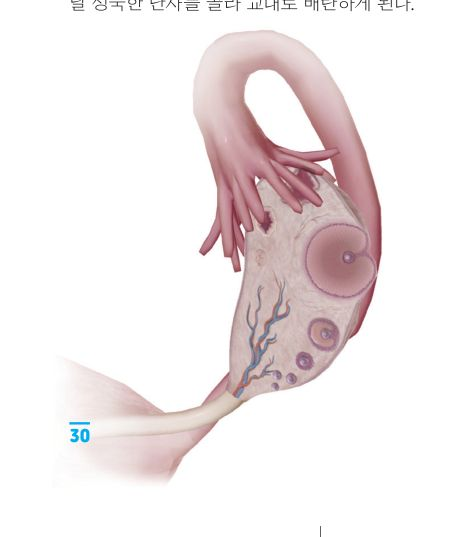
#> input picture fig/f030-0.jpg, 455 x 537 px
$ python -i render_figs2.py   (imports and definitions only)
#> lines starting #> are read from the running program, lines starting #| are printed output that depends on the picture; after the words box and inside, x2 and y2 are one past the last pixel; in counts of white or black regions, pixels touching at a corner belong together
#> further down, picture is the input picture: PIL image 455x537 RGB; mean R, G, B 241.1, 233.9, 234.4
import pymupdf as fitz, json, os, re, shutil
from PIL import Image

PDF = '/mnt/user-data/uploads/20210907_인쇄용 최종/105-148더나은세상-TMI북 3쇄_20210907-176p.pdf'
OUT = '/home/claude/lunacup-book/fig2/'
# [2 lines not run here, left out]
N = lambda s: re.sub(r'[^0-9A-Za-z가-힣]', '', s)
# long paragraphs of the book body: any PDF text block contained in these is body text, not a figure label
# [1 line that did not run here, left out]
def is_body(t):
    k = N(t)
    return len(k) >= 10 and any(k in p for p in body_paras)

SKIP = set(range(1, 10)) | {173, 174, 175, 176}
# [1 line not run here, left out]
figs = []
from PIL import ImageChops
def trim(im, pad=18):
#> called with pad = 18
    g = ImageChops.difference(im, Image.new('RGB', im.size, 'white')).convert('L').point(lambda v: 255 if v > 14 else 0)
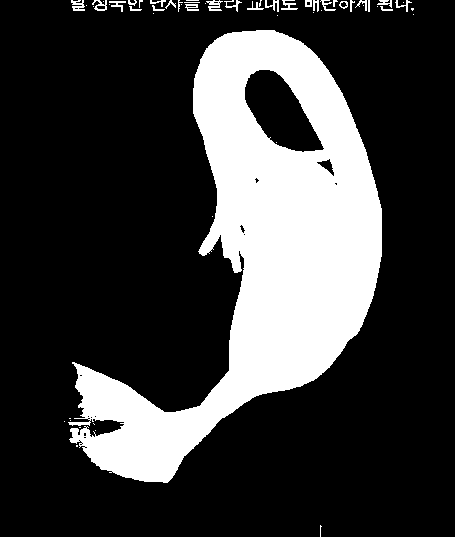
#> g: PIL image 455x537 L; 23.8% white; 56 white regions (30 under 20 px), largest, box (x1, y1, x2, y2) and area: (68, 30, 382, 483) 56783, (206, 0, 223, 11) 102, (71, 0, 85, 11) 101
    bb = g.getbbox()
#> bb = (64, 0, 414, 537)
    if not bb: return im
    bb = (max(0, bb[0]-pad), max(0, bb[1]-pad), min(im.width, bb[2]+pad), min(im.height, bb[3]+pad))
#> bb = (46, 0, 432, 537)
    return im.crop(bb)
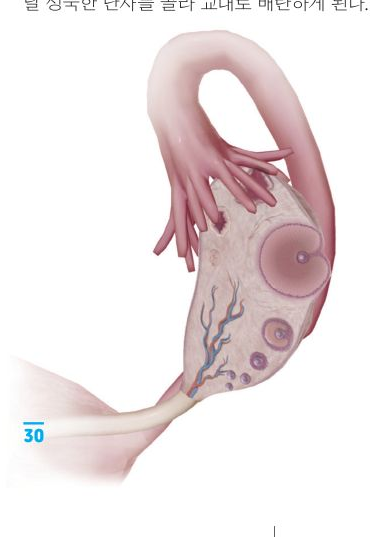
#> returned value: PIL image 386x537 RGB; mean R, G, B 238.7, 230.1, 230.7
OVR = {150: [(110, 95, 262, 386)], 141: [(95, 300, 300, 405)], 104: [(191, 199, 312, 319)], 49: [(80, 186, 296, 413)], 54: [(90, 110, 282, 372)], 58: [(70, 71, 141, 170)], 51: [(85, 146, 274, 359)], 60: [(74, 75, 297, 312)], 152: [(31, 32, 344, 461)]}
SKIPFIG = {(66, 0), (81, 0)}          # 66: 67쪽 원본 그림 하나로 대체 / 81: 무료 월경교육 QR(삭제 요청)
ERASE_TXT = {89: ('넣기',), 63: ('탄성 체크법', '30초간', '손을 폈을', '찌그러진'), 94: ('착용 방향과 위치',), 87: ('접기는 쉽지만',)}
ORIG = {'f030-0.jpg': '/mnt/user-data/uploads/20210907_인쇄용 최종/img/02/02_p30.png', 'f067-0.jpg': '/mnt/user-data/uploads/20210907_인쇄용 최종/img/03/03_P67.jpg'}
cropped_log = []
erase_map = {}
# [112 lines not run here, left out]

>>> from PIL import Image
>>> picture = Image.open('../fig/f030-0.jpg')
>>> result = trim(picture)

$ run again, on fig/f012-0.jpg
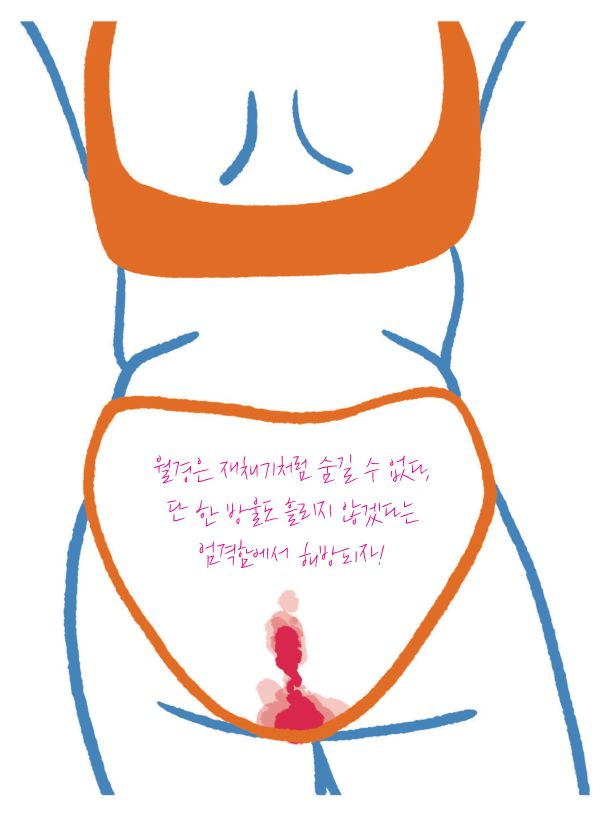
#> input picture fig/f012-0.jpg, 609 x 821 px
#> picture is the input picture: PIL image 609x821 RGB; mean R, G, B 243.7, 231.6, 226.3
#> in trim, `g = ImageChops.difference(im, Image.new('RGB', im.size, 'white')).conv..`:
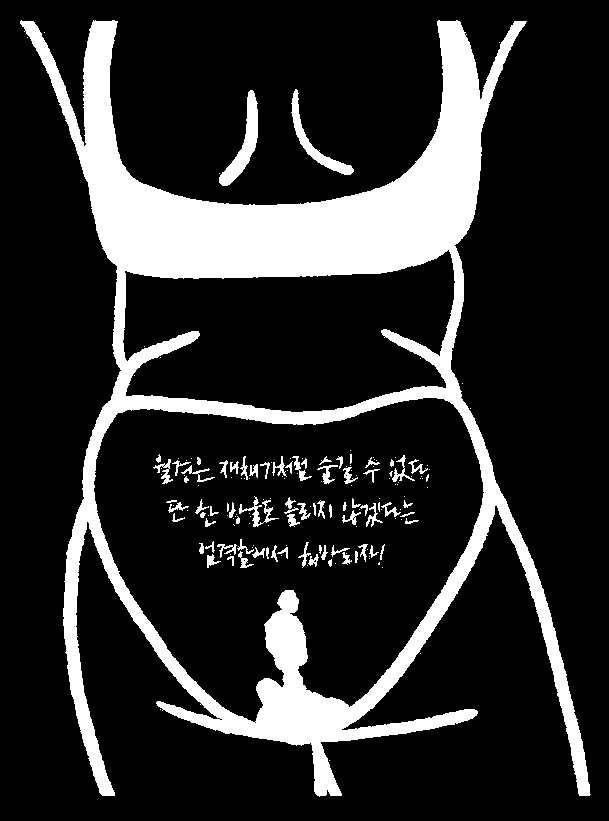
#> g: PIL image 609x821 L; 17.7% white; 171 white regions (96 under 20 px), largest, box (x1, y1, x2, y2) and area: (20, 20, 591, 797) 81884, (219, 90, 258, 186) 1232, (291, 89, 354, 175) 933
#> in trim, `bb = g.getbbox()`: bb = (20, 20, 591, 797)
#> in trim, `bb = (max(0, bb[0]-pad), max(0, bb[1]-pad), min(im.width, bb[2]+pad), ..`: bb = (2, 2, 609, 815)
#> in trim, `return im.crop(bb)`:
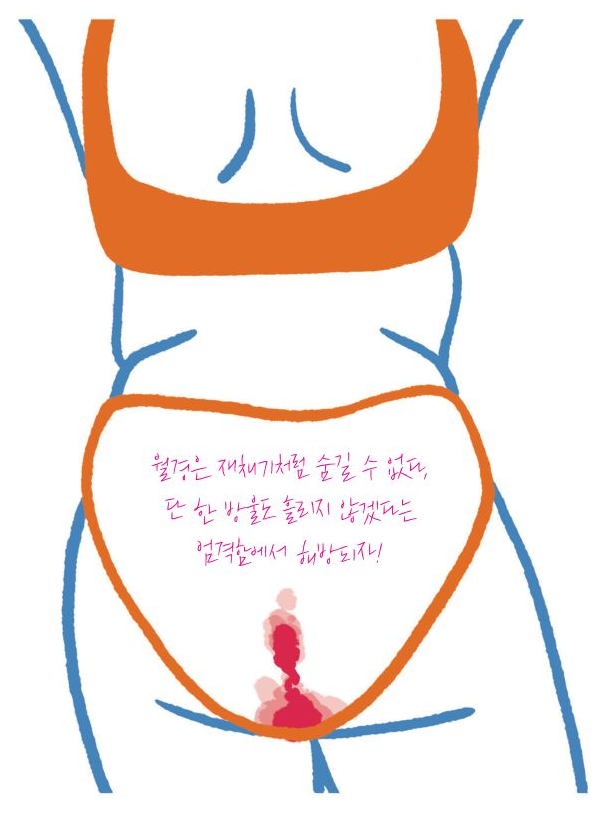
#> returned value: PIL image 607x813 RGB; mean R, G, B 243.6, 231.3, 225.9

$ run again, on fig/f017-0.jpg
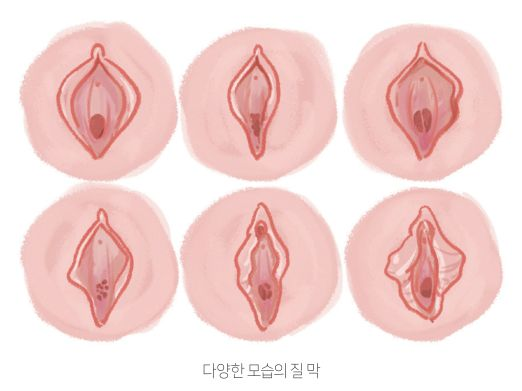
#> input picture fig/f017-0.jpg, 522 x 391 px
#> picture is the input picture: PIL image 522x391 RGB; mean R, G, B 244.3, 215, 212.3
#> in trim, `g = ImageChops.difference(im, Image.new('RGB', im.size, 'white')).conv..`:
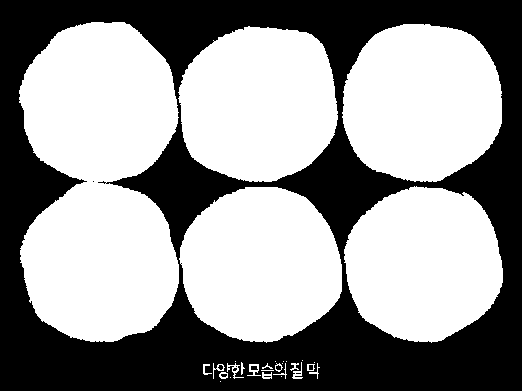
#> g: PIL image 522x391 L; 58.8% white; 10 black regions (7 under 20 px), largest, box (x1, y1, x2, y2) and area: (0, 0, 522, 391) 84011, (251, 366, 258, 370) 25, (309, 365, 313, 370) 20
#> in trim, `bb = g.getbbox()`: bb = (19, 22, 503, 382)
#> in trim, `bb = (max(0, bb[0]-pad), max(0, bb[1]-pad), min(im.width, bb[2]+pad), ..`: bb = (1, 4, 521, 391)
#> in trim, `return im.crop(bb)`:
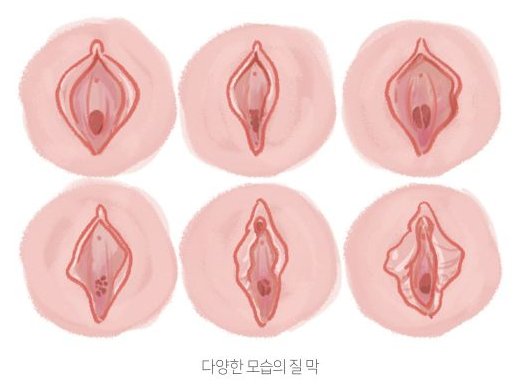
#> returned value: PIL image 520x387 RGB; mean R, G, B 244.2, 214.4, 211.7

$ run again, on fig/f018-0.jpg
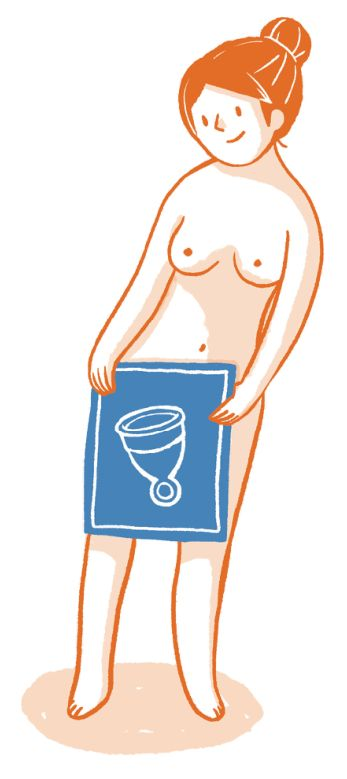
#> input picture fig/f018-0.jpg, 347 x 779 px
#> picture is the input picture: PIL image 347x779 RGB; mean R, G, B 237.4, 231.2, 227.8
#> in trim, `g = ImageChops.difference(im, Image.new('RGB', im.size, 'white')).conv..`:
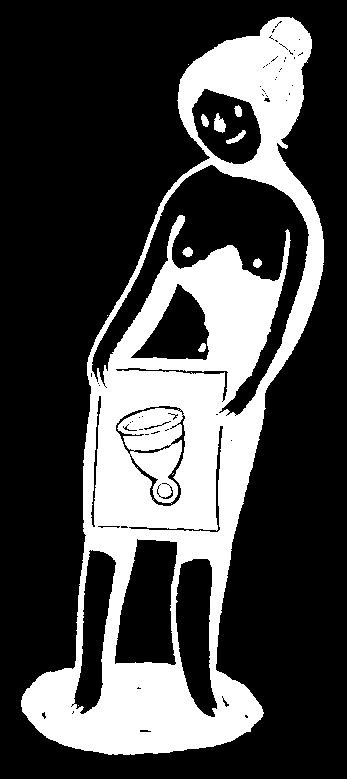
#> g: PIL image 347x779 L; 28.2% white; 12 white regions (4 under 20 px), largest, box (x1, y1, x2, y2) and area: (21, 17, 324, 755) 75713, (214, 113, 226, 133) 157, (226, 130, 246, 144) 107
#> in trim, `bb = g.getbbox()`: bb = (21, 17, 324, 755)
#> in trim, `bb = (max(0, bb[0]-pad), max(0, bb[1]-pad), min(im.width, bb[2]+pad), ..`: bb = (3, 0, 342, 773)
#> in trim, `return im.crop(bb)`:
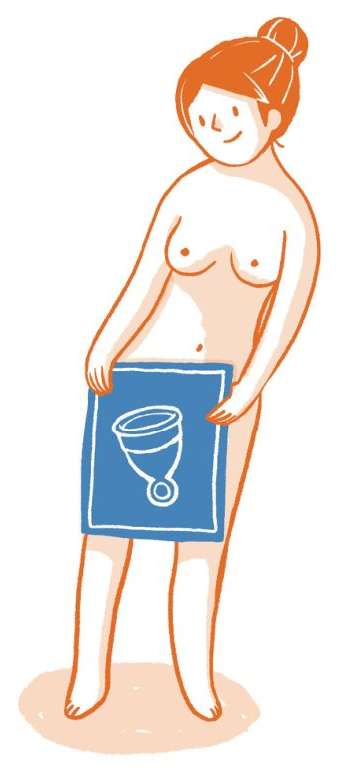
#> returned value: PIL image 339x773 RGB; mean R, G, B 236.9, 230.4, 227
